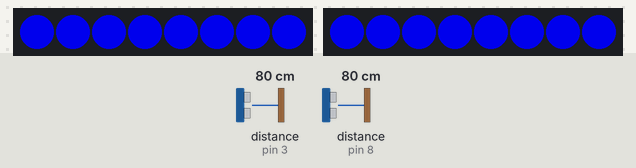
Recording of a sketch running on a simulated Arduino Uno, built with avr-gcc and run on an emulated ATmega328P. Parts: 2 × 8 RGB LEDs in strip order, left to right. Wiring (inferred from the names in the program): 2 × ultrasonic range finder: trigger pin 2, echo pin 3 / trigger pin 7, echo pin 8. Inputs (shaded band) come from the test bench; at power-on: distance to the obstacle (sensors on pin 3, pin 8) 80 cm. The echo pulse lasts 58.3 µs per cm; dim RGB values are drawn brighter than linear.

Above: at 1.29 s.
1.3 s: distance to the obstacle (sensor on pin 3) set to 13 cm
At 2.59 s:
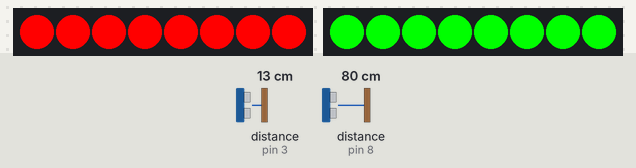
2.8 s: distance to the obstacle (sensor on pin 3) set to 120 cm
4.3 s: distance to the obstacle (sensor on pin 8) set to 13 cm
At 4.35 s:
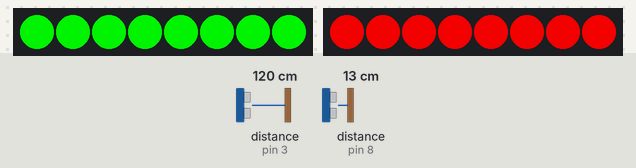
5.8 s: distance to the obstacle (sensor on pin 8) set to 35 cm
At 8.71 s:
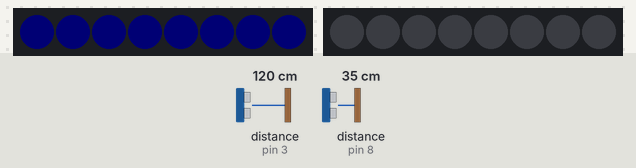
8.8 s: distance to the obstacle (sensor on pin 3) set to 2 cm
11.8 s: distance to the obstacle (sensor on pin 8) set to 2 cm
Timing chart, 0 to 15.8 s (numbered marks = the images above; inputs shaded):
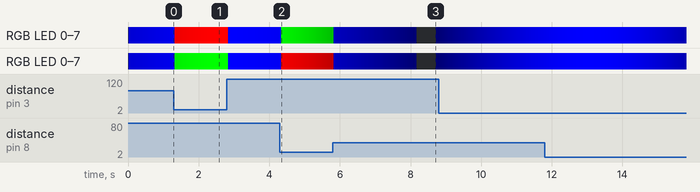

The sketch:

ground.ino
```cpp
#include <SoftwareSerial.h>
#include "gateway.h"

// All connections
// Crocodile
byte crocodile_us_trigger = 7;
byte crocodile_us_echo = 8;
byte crocodile_led_din = 9;
// Plant
byte plant_us_trigger = 2;
byte plant_us_echo = 3;
byte plant_led_din = 4;
// Bluetooth
byte rx_conn = 5;
byte tx_conn = 6;

// Gateways to Monitor
Gateway *activatedGateway = NULL;
Gateway *lastWeKnow = NULL;
Gateway crocodile = Gateway('c', crocodile_us_echo, crocodile_us_trigger, crocodile_led_din, 8, &activatedGateway);
Gateway plant = Gateway('p', plant_us_echo, plant_us_trigger, plant_led_din, 8, &activatedGateway);

SoftwareSerial neelaDanth(rx_conn, tx_conn);

void setup() {
  Serial.begin(9600);
  while (!Serial) {;}

  neelaDanth.begin(9600);
  crocodile.setup();
  plant.setup();
}

void loop()
{
  crocodile.getDistanceTrigger();
  plant.getDistanceTrigger();
  crocodile.lightGateway();
  plant.lightGateway();
  if (lastWeKnow != activatedGateway) {
    lastWeKnow = activatedGateway;
    if (&crocodile == activatedGateway) {
      // Send signal for crocodile gate trigger
      neelaDanth.print(crocodile.getUniqueCharID());
    } else if (&plant == activatedGateway) {
      // Send signal for plant gate trigger
      neelaDanth.print(plant.getUniqueCharID());
    } else if (NULL == activatedGateway) {
      // Signifying nothing triggered signal
      neelaDanth.print("x");
    }
  }
}
```

gateway.cpp
```cpp
#include "gateway.h"
#include "Arduino.h"

Gateway::Gateway(char uniqueID, byte echoPin, byte trigPin, byte ledStripPin,
                 byte numLED, Gateway **activatedGateway)
{
  this->_uniqueID = uniqueID;
  this->_echoPin = echoPin;
  this->_trigPin = trigPin;
  this->_activatedGateway = activatedGateway;
  this->_breathCount = 0;
  this->_strip = Adafruit_NeoPixel(numLED, ledStripPin, NEO_GRB + NEO_KHZ800);
}

void Gateway::setup() {
  if (0 != _echoPin) {
    pinMode(this->_echoPin, INPUT);
  }
  if (0 != _trigPin) {
    pinMode(this->_trigPin, OUTPUT);
  }

  this->_strip.begin();
  this->_strip.show();
}

void Gateway::_breatheLEDs(byte r, byte g, byte b)
{
  float MaximumBrightness = 255;
  float SpeedFactor = 0.01;

  if (_breathCount == 65536) {
    _breathCount = 0;
  }

  float intensity = MaximumBrightness /2.0 * (1.0 + sin(SpeedFactor * _breathCount));
  _strip.setBrightness(intensity);
  for (int l = 0; l < _strip.numPixels(); l++) {
    _strip.setPixelColor(l, r, g, b);
  }
  _strip.show();
  delay(5);

  _breathCount++;
}

char Gateway::getUniqueCharID()
{
  return _uniqueID;
}

void Gateway::lightGateway()
{
  if (0 == _strip.getPin())
    return;

  if (NULL == *_activatedGateway) {
    // No gateways are activated at the moment, show blue color
    _breatheLEDs(0, 0, 255);
  } else if (this != *_activatedGateway) {
    // We are in deactivated state, show red color
    _breatheLEDs(255, 0, 0);
  } else if (this == *_activatedGateway) {
    // We are in activated state, show green color
    _breatheLEDs(0, 255, 0);
  }
}

void Gateway::getDistanceTrigger()
{
  if (0 == _echoPin && 0 == _trigPin)
    return;

  if (NULL != *_activatedGateway && this != *_activatedGateway)
    return;

  int distance, duration;
  digitalWrite(_trigPin, LOW);
  delayMicroseconds(2);
  digitalWrite(_trigPin, HIGH);
  delayMicroseconds(10);
  digitalWrite(_trigPin, LOW);
  duration = pulseIn(_echoPin, HIGH);
  distance = duration * 0.034 / 2;
  if (distance >= RANGE_MIN && distance <= RANGE_MAX) {
    if (NULL == *_activatedGateway)
      *_activatedGateway = this;
  } else if (*_activatedGateway == this) {
    *_activatedGateway = NULL;
  }
}
```

gateway.h
```cpp
#ifndef Gateway_h
#define Gateway_h

#include "Arduino.h"
#include <Adafruit_NeoPixel.h>
#ifdef __AVR__
#include <avr/power.h>
#endif

#define RANGE_MIN 10
#define RANGE_MAX 16

class Gateway
{
  private:
    byte _echoPin;
    byte _trigPin;
    Adafruit_NeoPixel _strip;
    Gateway **_activatedGateway;
    char _uniqueID;
    unsigned int _breathCount;
    void _breatheLEDs(byte r, byte g, byte b);
  public:
    Gateway(char uniqueID, byte echoPin = 0, byte trigPin = 0, byte ledStripPin = 0,
            byte numLED = 0, Gateway **activatedGateway = NULL);
    void setup();
    char getUniqueCharID();
    void lightGateway();
    void getDistanceTrigger();
};

#endif
```

Measured:
- after the input at 1.3 s, the LEDs: first differ from a run without the input at once (image 1 shows a later state)
- after the input at 4.3 s, the LEDs: first differ from a run without the input at once (image 2 shows a later state)
- after the input at 5.8 s, the LEDs: first differ from a run without the input at once (image 3 shows a later state)
